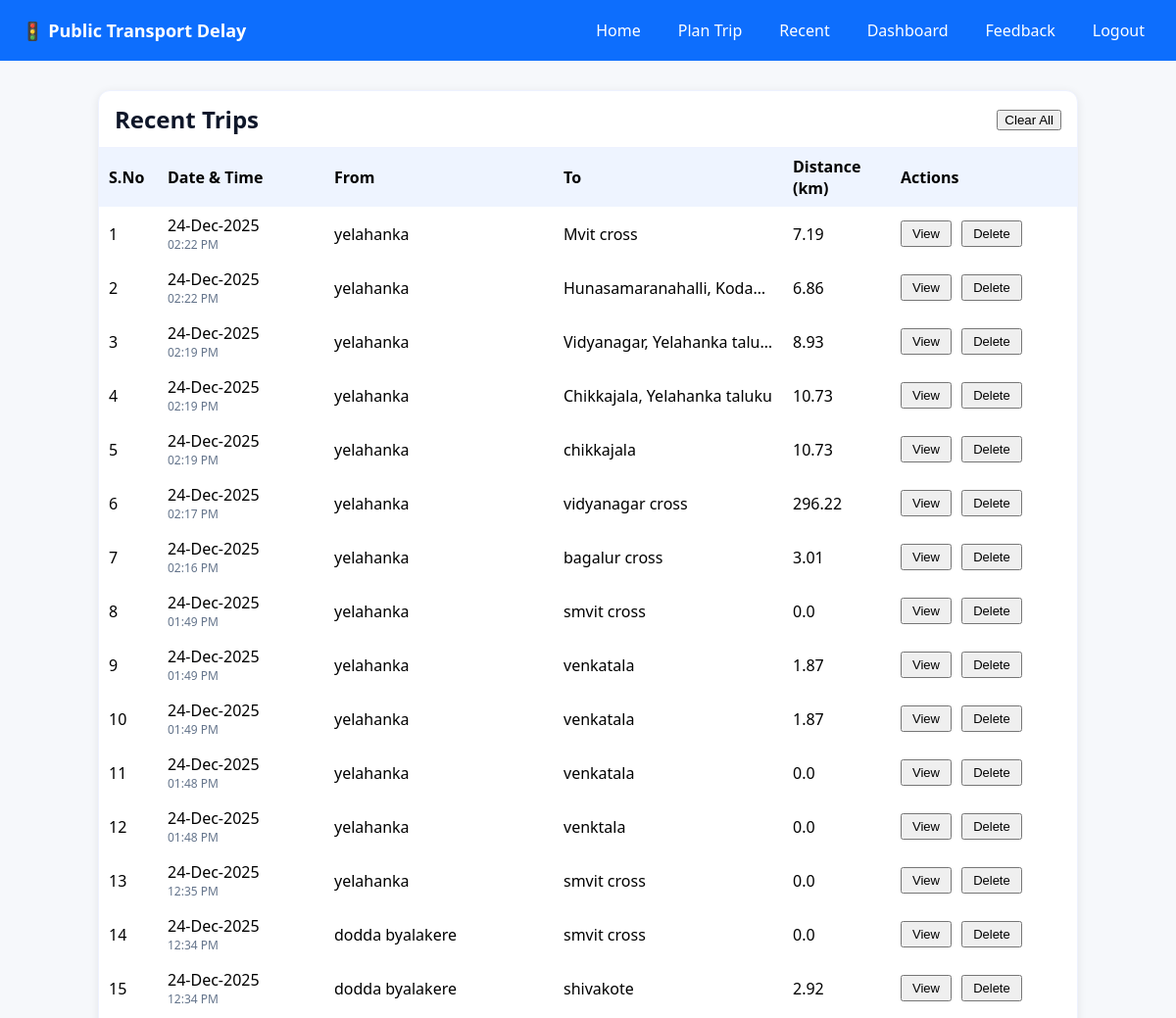
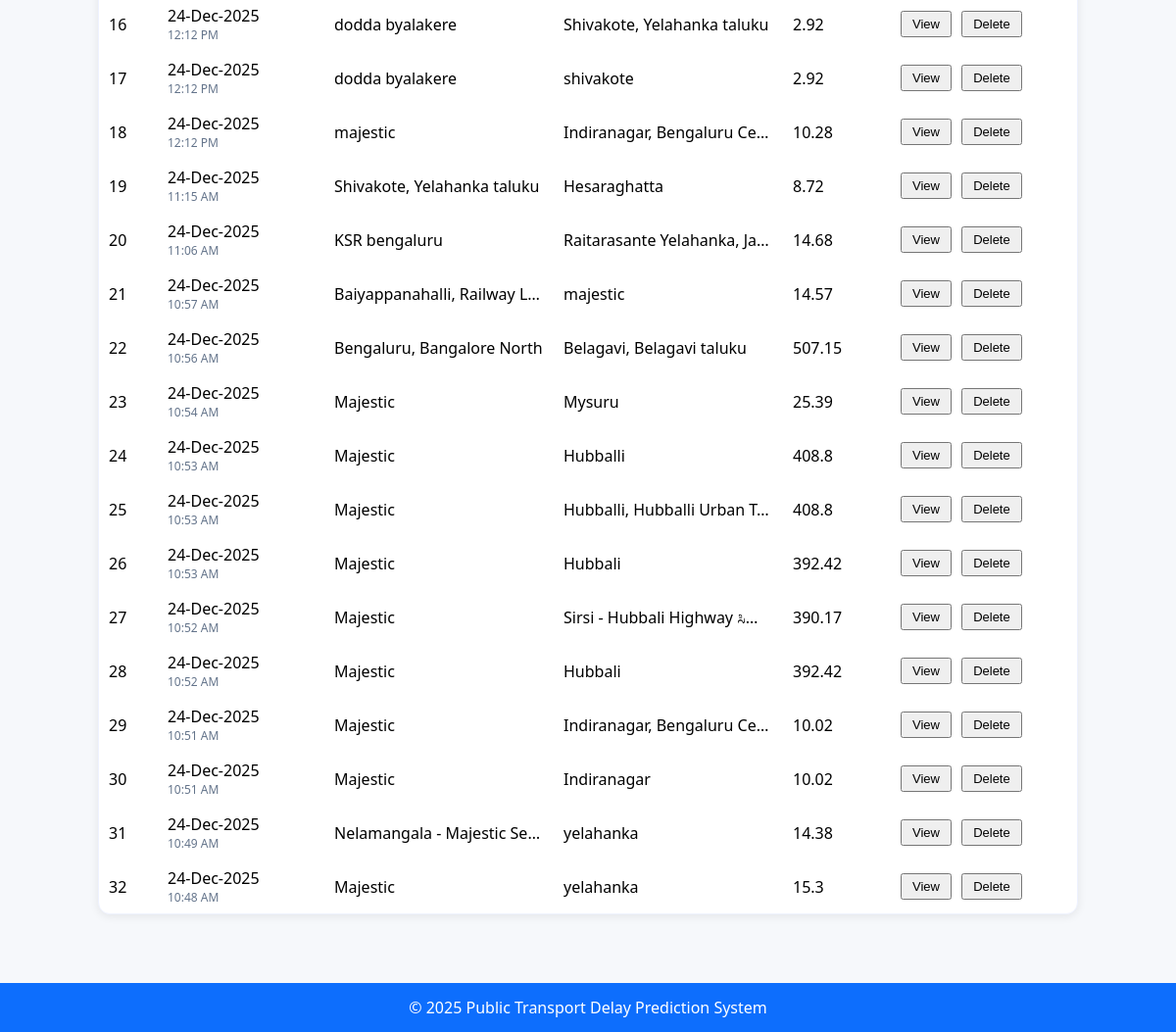
Before: /recent (signed in) with the older database file (2 pictures, top to bottom).
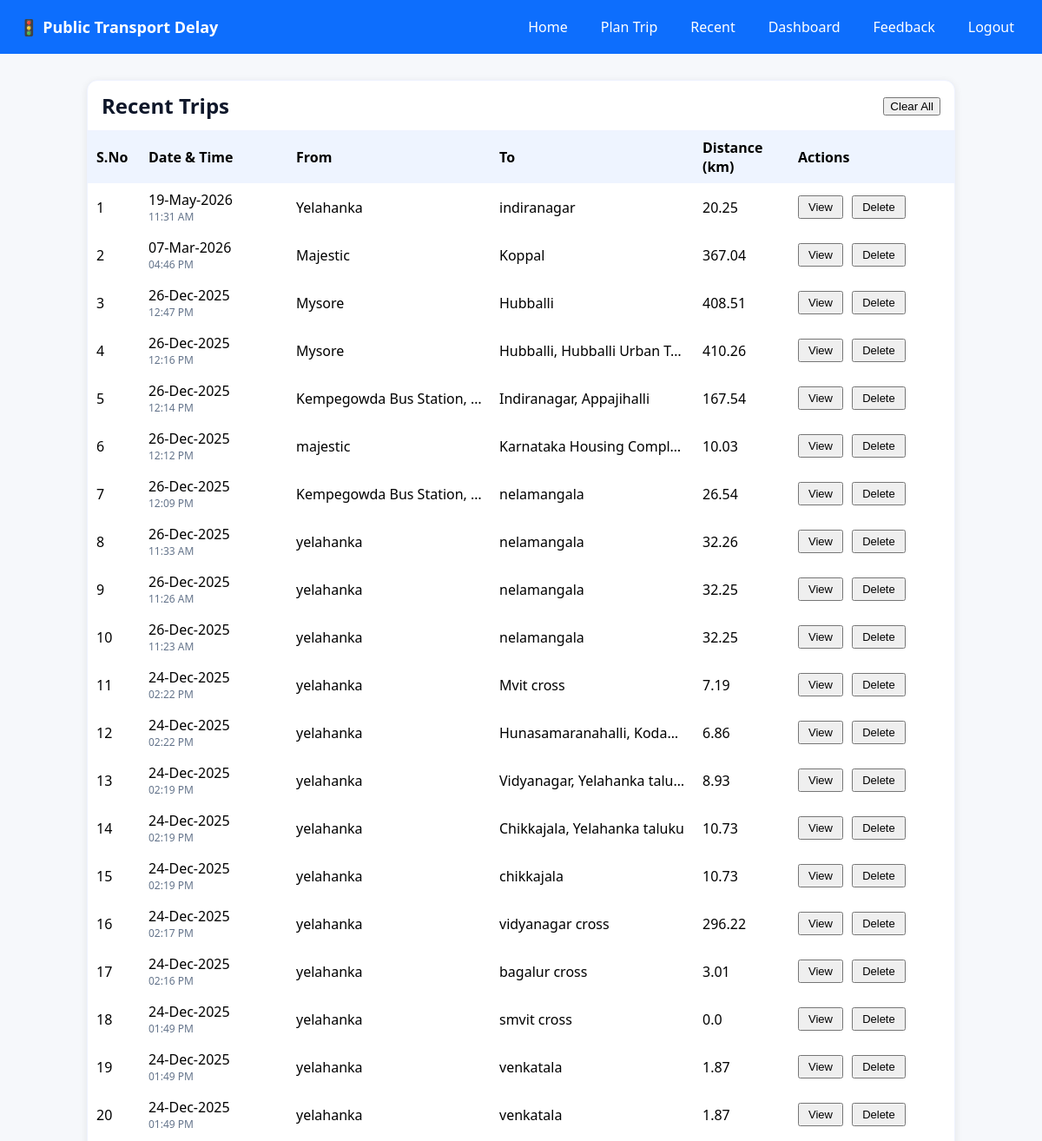
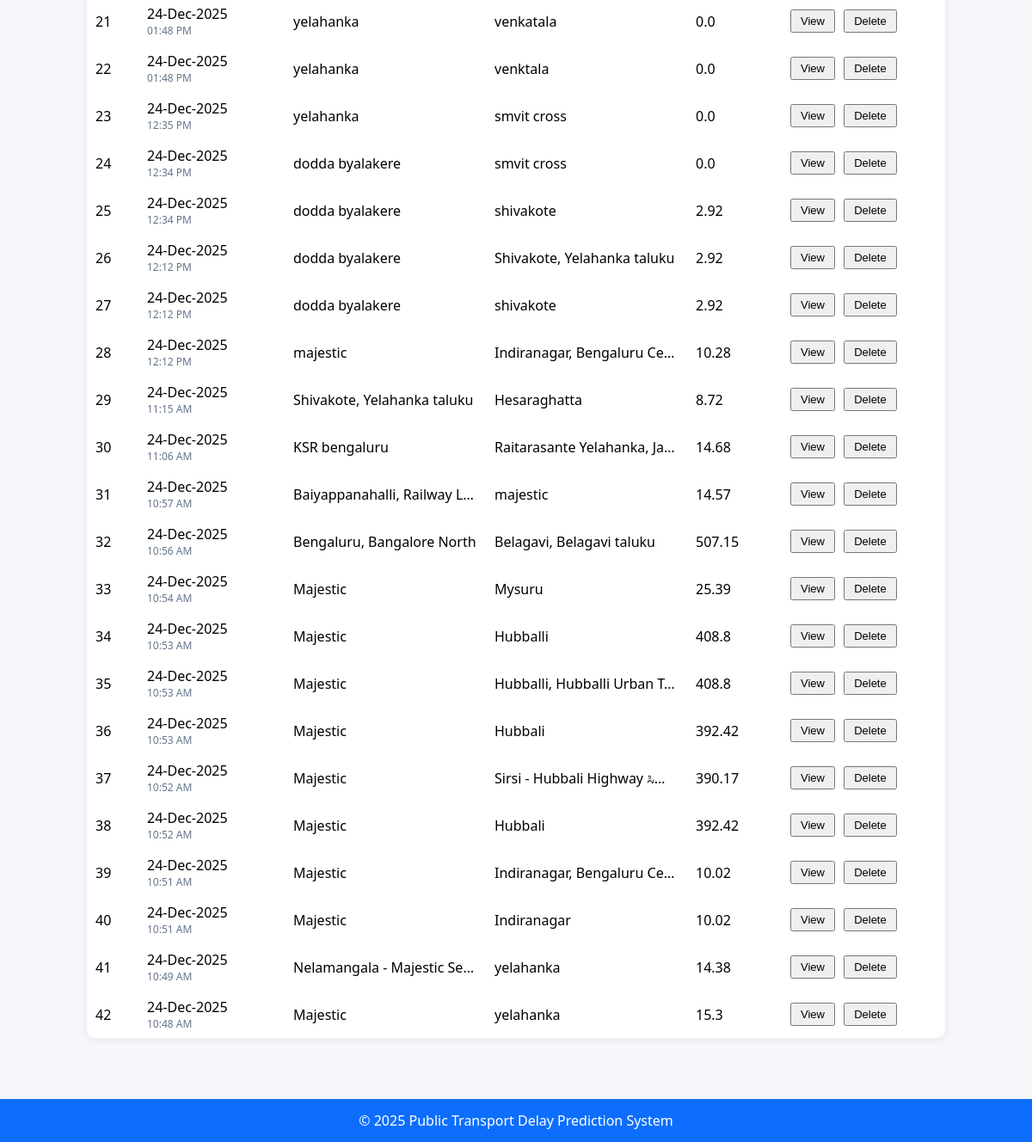
After: the same page with the newer database file (2 pictures, top to bottom).
### tables this page shows
CREATE TABLE searches (
            id INTEGER PRIMARY KEY AUTOINCREMENT,
            ts TEXT,
            source TEXT,
            destination TEXT,
            road_km REAL,
            modes_json TEXT,
            feature TEXT DEFAULT 'public',
            user_id INTEGER
        );

### app.py (the view)
@app.route("/recent")
@login_required
def recent():
    user_id = session["user"]["id"]
    with sqlite3.connect(DB_PATH) as con:
        cur = con.cursor()
        cur.execute("""
            SELECT id, ts, source, destination, road_km
            FROM searches
            WHERE user_id = ?
            ORDER BY id DESC
        """, (user_id,))
        rows = cur.fetchall()
    parsed_rows = []
    for rid, ts, src, dst, road_km in rows:
        try:
            ts_dt = datetime.fromisoformat(ts)
        except Exception:
            ts_dt = ts
        parsed_rows.append((rid, ts_dt, src, dst, road_km))
    return render_template("recent.html", rows=parsed_rows)

### app.py (called while the page is built)
def login_required(f):
    @wraps(f)
    def decorated_function(*args, **kwargs):
        if "user" not in session:
            flash("Please login to continue", "error")
            return redirect(url_for("login_page"))
        return f(*args, **kwargs)
    return decorated_function

### templates/recent.html (shortened to what this page needs)
{% extends "base.html" %}
{% block content %}
<div class="recent-card"
     style="max-width:1000px;margin:auto;background:#fff;border:1px solid #eef2ff;border-radius:12px;box-shadow:0 2px 10px rgba(0,0,0,.08);">
  <div style="display:flex;justify-content:space-between;align-items:center;padding:12px 16px;border-bottom:1px solid #eef2ff;">
    <h2 class="page-title">
      Recent Trips
    </h2>
    <form method="post"
          action="{{ url_for('recent_clear') }}"
          onsubmit="return confirm('Clear all history?')">
      <button class="btn btn-primary">
        Clear All
      </button>
    </form>
  </div>
  <table class="recent-table">
    <thead>
      <tr style="background:#eef4ff;">
        <th style="text-align:left;width:60px;">S.No</th>
        <th style="text-align:left;width:170px;">Date &amp; Time</th>
        <th style="text-align:left;">From</th>
        <th style="text-align:left;">To</th>
        <th style="text-align:left;width:110px;">Distance (km)</th>
        <th style="text-align:left;width:190px;">Actions</th>
      </tr>
    </thead>
    <tbody>
      {% for r in rows %}
      <tr>
        <td>{{ loop.index }}</td>
        <td>
          {% if r[1].strftime is defined %}
            <div>{{ r[1].strftime('%d-%b-%Y') }}</div>
            <div style="font-size:12px;color:#64748b;">
              {{ r[1].strftime('%I:%M %p') }}
            </div>
          {% else %}
            <div>{{ r[1] }}</div>
          {% endif %}
        </td>
        <td style="white-space:nowrap;overflow:hidden;text-overflow:ellipsis;">
          {{ r[2] }}
        </td>
        <td style="white-space:nowrap;overflow:hidden;text-overflow:ellipsis;">
          {{ r[3] }}
        </td>
        <td>{{ r[4] }}</td>
        <td>
          <form method="get"
                action="{{ url_for('predict_view', sid=r[0]) }}"
                style="display:inline;">
            <button class="btn btn-outline-primary btn-sm">
              View
            </button>
          </form>
          <form method="post"
                action="{{ url_for('recent_delete', sid=r[0]) }}"
                onsubmit="return confirm('Delete this trip?')"
                style="display:inline;margin-left:6px;">
            <button class="btn btn-primary btn-sm">
              Delete
            </button>
          </form>
        </td>
      </tr>
      {% endfor %}
    </tbody>
  </table>
</div>
{% endblock %}

### templates/base.html (shortened to what this page needs)
<!DOCTYPE html>
<html lang="en">
<head>
  <link rel="stylesheet"
        href="https://cdnjs.cloudflare.com/ajax/libs/font-awesome/6.5.0/css/all.min.css">
  <link rel="stylesheet"
        href="https://unpkg.com/leaflet@1.9.4/dist/leaflet.css"/>
</head>
<body>
<nav>
  <div class="logo">🚦 Public Transport Delay</div>
  <div class="nav-links">
  {% if session.get('admin') %}
    <a href="{{ url_for('admin_dashboard') }}">Dashboard</a>
    <a href="{{ url_for('admin_logout') }}">Logout</a>
  {% elif session.get('user') %}
    <a href="{{ url_for('home') }}">Home</a>
    <a href="{{ url_for('plan') }}">Plan Trip</a>
    <a href="{{ url_for('recent') }}">Recent</a>
    <a href="{{ url_for('dashboard') }}">Dashboard</a>
    <a href="{{ url_for('feedback') }}">Feedback</a>
    <a href="{{ url_for('logout') }}">Logout</a>
{% endif %}
  </div>
</nav>
<div class="content">
  {% block content %}{% endblock %}
</div>
<footer>
  © {{ current_year or "2025" }} Public Transport Delay Prediction System
</footer>
</body>
</html>

### templates/base.html (style rules this page uses)
:root { --brand:#0d6efd; --hover:#2563eb; --bg:#f6f8fb; --dark:#0f172a; }
* { box-sizing: border-box; }
body { margin: 0; font-family: "Segoe UI", sans-serif; background: var(--bg); }
nav { background: var(--brand); padding: 14px 22px; display: flex; align-items: center; justify-content: space-between; position: sticky; top: 0; z-index: 999; }
.logo { color: white; font-weight: 700; font-size: 18px; }
.nav-links { display: flex; align-items: center; gap: 18px; }
.nav-links a { color: white; text-decoration: none; font-weight: 500; padding: 6px 10px; border-radius: 6px; }
.content { padding: 30px; max-width: 1200px; margin: auto; }
footer { background: #0d6efd; color: white; text-align: center; padding: 14px; margin-top: 40px; }

### templates/recent.html (style rules this page uses)
.recent-card { animation: fadeIn 0.4s ease-in; }
.recent-table { width: 100%; border-collapse: collapse; table-layout: fixed; }
.recent-table th, .recent-table td { padding: 8px 10px; }
.recent-table tbody tr { transition: all 0.2s ease-in-out; }
.btn { position: relative; overflow: hidden; transition: transform 0.15s ease, box-shadow 0.15s ease; }
.btn-sm { padding: 4px 10px; font-size: 13px; }
.page-title { display: flex; align-items: center; gap: 8px; margin: 0; color: #0f172a; }

Changed rows visible on the page:
added searches: r "19-May-2026", r "11:31 AM", source "Yelahanka", destination "indiranagar", road_km "20.25"
added searches: r "07-Mar-2026", r "04:46 PM", source "Majestic", destination "Koppal", road_km "367.04"
added searches: r "26-Dec-2025", r "12:47 PM", source "Mysore", destination "Hubballi", road_km "408.51"
added searches: r "26-Dec-2025", r "12:16 PM", source "Mysore", destination "Hubballi, Hubballi Urban T…", road_km "410.26"
added searches: r "26-Dec-2025", r "12:14 PM", source "Kempegowda Bus Station,…", destination "Indiranagar, Appajihalli", road_km "167.54"
added searches: r "26-Dec-2025", r "12:12 PM", source "majestic", destination "Karnataka Housing Compl…", road_km "10.03"
added searches: r "26-Dec-2025", r "12:09 PM", source "Kempegowda Bus Station,…", destination "nelamangala", road_km "26.54"
added searches: r "26-Dec-2025", r "11:33 AM", source "yelahanka", destination "nelamangala", road_km "32.26"
added searches: r "26-Dec-2025", r "11:26 AM", source "yelahanka", destination "nelamangala", road_km "32.25"
added searches: r "26-Dec-2025", r "11:23 AM", source "yelahanka", destination "nelamangala", road_km "32.25"
